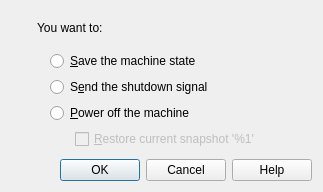
<ui version="4.0" >
 <comment>
 VBox frontends: Qt4 GUI ("VirtualBox"):

     Copyright (C) 2008 Sun Microsystems, Inc.

     This file is part of VirtualBox Open Source Edition (OSE), as
     available from http://www.virtualbox.org. This file is free software;
     you can redistribute it and/or modify it under the terms of the GNU
     General Public License (GPL) as published by the Free Software
     Foundation, in version 2 as it comes in the "COPYING" file of the
     VirtualBox OSE distribution. VirtualBox OSE is distributed in the
     hope that it will be useful, but WITHOUT ANY WARRANTY of any kind.

     Please contact Sun Microsystems, Inc., 4150 Network Circle, Santa
     Clara, CA 95054 USA or visit http://www.sun.com if you need
     additional information or have any questions.
 </comment>
 <class>VBoxCloseVMDlg</class>
 <widget class="QDialog" name="VBoxCloseVMDlg" >
  <property name="geometry" >
   <rect>
    <x>0</x>
    <y>0</y>
    <width>323</width>
    <height>192</height>
   </rect>
  </property>
  <property name="windowTitle" >
   <string>Close Virtual Machine</string>
  </property>
  <property name="sizeGripEnabled" >
   <bool>false</bool>
  </property>
  <layout class="QVBoxLayout" >
   <property name="spacing" >
    <number>10</number>
   </property>
   <item>
    <layout class="QHBoxLayout" >
     <item>
      <layout class="QVBoxLayout" >
       <item>
        <widget class="QLabel" name="pmIcon" >
         <property name="sizePolicy" >
          <sizepolicy vsizetype="Preferred" hsizetype="Maximum" >
           <horstretch>0</horstretch>
           <verstretch>0</verstretch>
          </sizepolicy>
         </property>
         <property name="pixmap" >
          <pixmap resource="../VirtualBox2.qrc" >:/os_unknown.png</pixmap>
         </property>
        </widget>
       </item>
       <item>
        <spacer>
         <property name="orientation" >
          <enum>Qt::Vertical</enum>
         </property>
         <property name="sizeType" >
          <enum>QSizePolicy::Expanding</enum>
         </property>
         <property name="sizeHint" >
          <size>
           <width>20</width>
           <height>40</height>
          </size>
         </property>
        </spacer>
       </item>
      </layout>
     </item>
     <item>
      <layout class="QVBoxLayout" >
       <item>
        <widget class="QLabel" name="label" >
         <property name="text" >
          <string>You want to:</string>
         </property>
        </widget>
       </item>
       <item>
        <layout class="QGridLayout" >
         <item row="0" column="0" >
          <widget class="QLabel" name="mTxSave" >
           <property name="sizePolicy" >
            <sizepolicy vsizetype="Fixed" hsizetype="Fixed" >
             <horstretch>0</horstretch>
             <verstretch>0</verstretch>
            </sizepolicy>
           </property>
           <property name="text" >
            <string/>
           </property>
           <property name="pixmap" >
            <pixmap resource="../VirtualBox1.qrc" >:/state_saved_16px.png</pixmap>
           </property>
          </widget>
         </item>
         <item row="0" column="1" >
          <widget class="QRadioButton" name="mRbSave" >
           <property name="whatsThis" >
            <string>&lt;p>Saves the current execution state of the virtual machine to the physical hard disk of the host PC.&lt;/p>&lt;p>Next time this machine is started, it will be restored from the saved state and continue execution from the same place you saved it at, which will let you continue your work immediately.&lt;/p>&lt;p>Note that saving the machine state may take a long time, depending on the guest operating system type and the amount of memory you assigned to the virtual machine.&lt;/p></string>
           </property>
           <property name="text" >
            <string>&amp;Save the machine state</string>
           </property>
          </widget>
         </item>
         <item row="1" column="0" >
          <widget class="QLabel" name="mTxShutdown" >
           <property name="sizePolicy" >
            <sizepolicy vsizetype="Fixed" hsizetype="Fixed" >
             <horstretch>0</horstretch>
             <verstretch>0</verstretch>
            </sizepolicy>
           </property>
           <property name="text" >
            <string/>
           </property>
           <property name="pixmap" >
            <pixmap resource="../VirtualBox1.qrc" >:/acpi_16px.png</pixmap>
           </property>
          </widget>
         </item>
         <item row="1" column="1" >
          <widget class="QRadioButton" name="mRbShutdown" >
           <property name="whatsThis" >
            <string>&lt;p>Sends the ACPI Power Button press event to the virtual machine.&lt;/p>&lt;p>Normally, the guest operating system running inside the virtual machine will detect this event and perform a clean shutdown procedure. This is a recommended way to turn off the virtual machine because all applications running inside it will get a chance to save their data and state.&lt;/p>&lt;p>If the machine doesn't respond to this action then the guest operating system may be misconfigured or doesn't understand ACPI Power Button events at all. In this case you should select the &lt;b>Power off the machine&lt;/b> action to stop virtual machine execution.&lt;/p></string>
           </property>
           <property name="text" >
            <string>S&amp;end the shutdown signal</string>
           </property>
          </widget>
         </item>
         <item row="2" column="0" >
          <widget class="QLabel" name="mTxPowerOff" >
           <property name="sizePolicy" >
            <sizepolicy vsizetype="Fixed" hsizetype="Fixed" >
             <horstretch>0</horstretch>
             <verstretch>0</verstretch>
            </sizepolicy>
           </property>
           <property name="text" >
            <string/>
           </property>
           <property name="pixmap" >
            <pixmap resource="../VirtualBox1.qrc" >:/poweroff_16px.png</pixmap>
           </property>
          </widget>
         </item>
         <item row="2" column="1" >
          <widget class="QRadioButton" name="mRbPowerOff" >
           <property name="whatsThis" >
            <string>&lt;p>Turns off the virtual machine.&lt;/p>&lt;p>Note that this action will stop machine execution immediately so that the guest operating system running inside it will not be able to perform a clean shutdown procedure which may result in &lt;i>data loss&lt;/i> inside the virtual machine. Selecting this action is recommended only if the virtual machine does not respond to the &lt;b>Send the shutdown signal&lt;/b> action.&lt;/p></string>
           </property>
           <property name="text" >
            <string>&amp;Power off the machine</string>
           </property>
          </widget>
         </item>
        </layout>
       </item>
       <item>
        <layout class="QHBoxLayout" >
         <property name="spacing" >
          <number>0</number>
         </property>
         <property name="leftMargin" >
          <number>0</number>
         </property>
         <property name="topMargin" >
          <number>0</number>
         </property>
         <property name="rightMargin" >
          <number>0</number>
         </property>
         <property name="bottomMargin" >
          <number>0</number>
         </property>
         <item>
          <spacer>
           <property name="orientation" >
            <enum>Qt::Horizontal</enum>
           </property>
           <property name="sizeType" >
            <enum>QSizePolicy::Fixed</enum>
           </property>
           <property name="sizeHint" >
            <size>
             <width>38</width>
             <height>20</height>
            </size>
           </property>
          </spacer>
         </item>
         <item>
          <widget class="QCheckBox" name="mCbDiscardCurState" >
           <property name="enabled" >
            <bool>false</bool>
           </property>
           <property name="toolTip" >
            <string>Restore the machine state stored in the current snapshot</string>
           </property>
           <property name="whatsThis" >
            <string>&lt;p>When checked, the machine will be returned to the state stored in the current snapshot after it is turned off. This is useful if you are sure that you want to discard the results of your last sessions and start again at that snapshot.&lt;/p></string>
           </property>
           <property name="text" >
            <string>&amp;Restore current snapshot '%1'</string>
           </property>
          </widget>
         </item>
        </layout>
       </item>
      </layout>
     </item>
    </layout>
   </item>
   <item>
    <widget class="QIDialogButtonBox" name="mButtonBox" >
     <property name="standardButtons" >
      <set>QDialogButtonBox::Cancel|QDialogButtonBox::Help|QDialogButtonBox::NoButton|QDialogButtonBox::Ok</set>
     </property>
    </widget>
   </item>
  </layout>
 </widget>
 <layoutdefault spacing="6" margin="11" />
 <customwidgets>
  <customwidget>
   <class>QIDialogButtonBox</class>
   <extends>QDialogButtonBox</extends>
   <header>QIDialogButtonBox.h</header>
  </customwidget>
 </customwidgets>
 <resources>
  <include location="../VirtualBox1.qrc" />
  <include location="../VirtualBox2.qrc" />
 </resources>
 <connections>
  <connection>
   <sender>mRbPowerOff</sender>
   <signal>toggled(bool)</signal>
   <receiver>mCbDiscardCurState</receiver>
   <slot>setEnabled(bool)</slot>
   <hints>
    <hint type="sourcelabel" >
     <x>20</x>
     <y>20</y>
    </hint>
    <hint type="destinationlabel" >
     <x>20</x>
     <y>20</y>
    </hint>
   </hints>
  </connection>
  <connection>
   <sender>mButtonBox</sender>
   <signal>accepted()</signal>
   <receiver>VBoxCloseVMDlg</receiver>
   <slot>accept()</slot>
   <hints>
    <hint type="sourcelabel" >
     <x>161</x>
     <y>171</y>
    </hint>
    <hint type="destinationlabel" >
     <x>161</x>
     <y>95</y>
    </hint>
   </hints>
  </connection>
  <connection>
   <sender>mButtonBox</sender>
   <signal>rejected()</signal>
   <receiver>VBoxCloseVMDlg</receiver>
   <slot>reject()</slot>
   <hints>
    <hint type="sourcelabel" >
     <x>161</x>
     <y>171</y>
    </hint>
    <hint type="destinationlabel" >
     <x>161</x>
     <y>95</y>
    </hint>
   </hints>
  </connection>
 </connections>
</ui>
